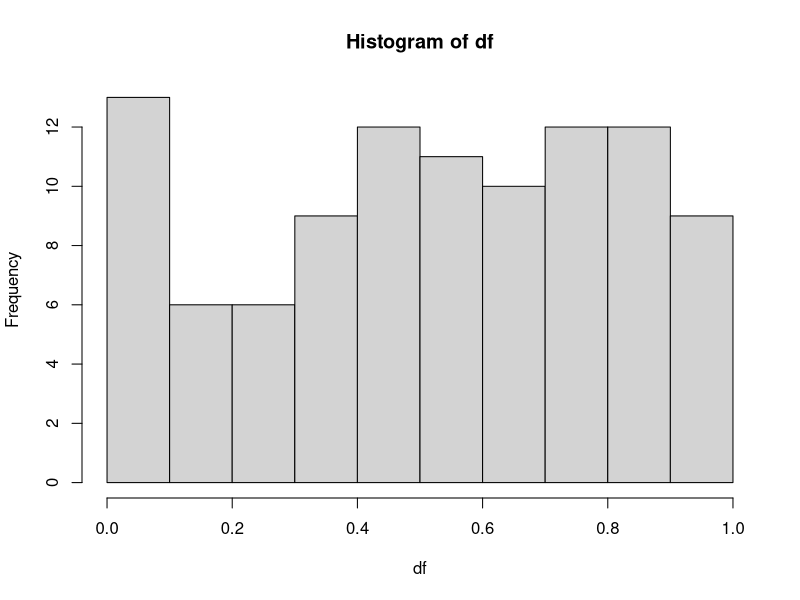
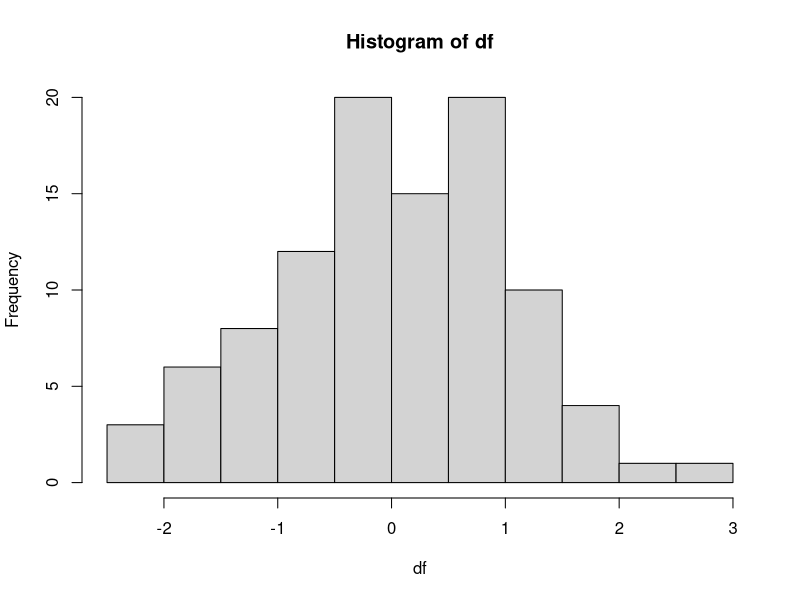
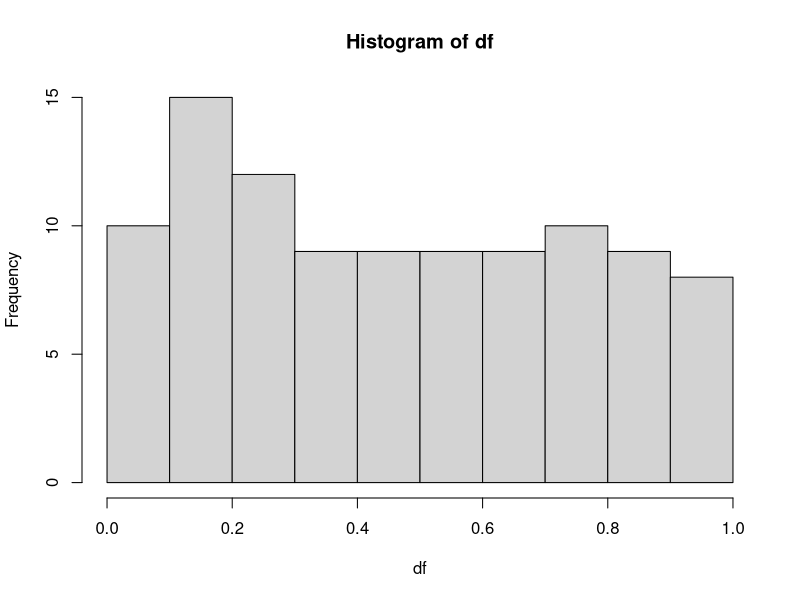
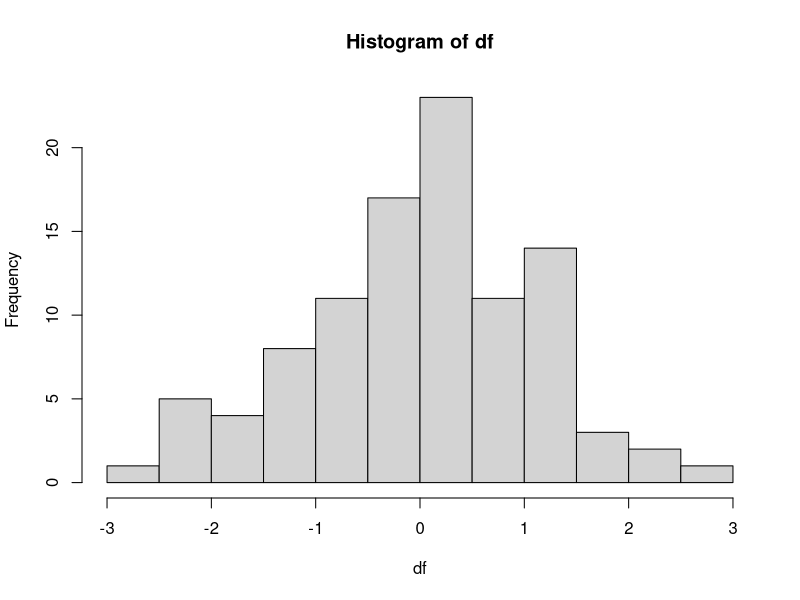

The R source for these figures, in order:
## ---- chunk 1
knitr::opts_chunk$set(dev = "svg")
## ---- chunk 2
# hosp plots--------------------------------------------------------------------
df <- runif(100, 0, 1)
hist(df)
## ---- chunk 3
df <- rnorm(100, 0, 1)
hist(df)
## ---- chunk 4
# hosp plots--------------------------------------------------------------------
df <- runif(100, 0, 1)
hist(df)
## ---- chunk 5
df <- rnorm(100, 0, 1)
hist(df)
